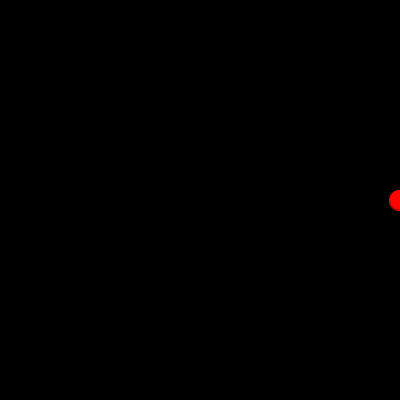
Frame 1 (no input)
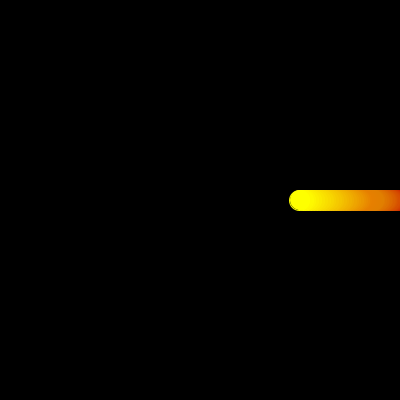
Frame 60 (the mouse pressed at the canvas centre just before this capture)
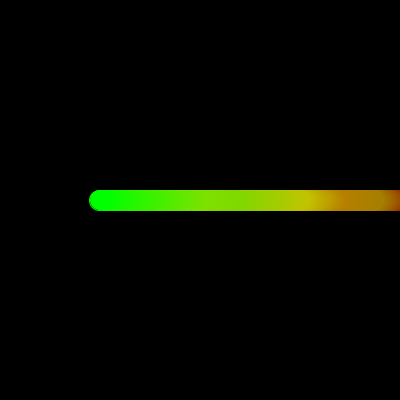
Frame 120 (the mouse held since frame 60 and released just before this capture)

The Processing sketch that drew these frames (run headless with seeded random() and noise(); from frame 60 on, the mouse is pressed at the canvas centre):

// Processing sketch: mover_and_colours
// ── mover_and_colours.pde
class Mover {

  float movement_angle = 0;
  float movement_angle_inc;
  float path_angle = 0;
  float path_angle_inc = 0;
  float cx, cy;
  float x, y, r ;
  boolean master = false;

  Mover(float cx, float cy, float r, float movement_angle) {
    this.cx = cx;
    this.cy = cy;
    this.r = r;
    path_angle_inc = radians(1);
    movement_angle_inc = 0;
    this.movement_angle = movement_angle;
  }

  void draw() {
    pushMatrix();
    translate(cx, cy);
    rotate(movement_angle);
    stroke(map(path_angle, 0, TWO_PI, 0,255), 255,255);
    fill(map(path_angle, 0, TWO_PI, 0,255), 255,255);
    ellipse(x, y, 20, 20);
    popMatrix();
  }

  void update() {
    path_angle += path_angle_inc;
    if (path_angle > TWO_PI) {
      if (master) {
        NUM_MOVERS += 1;
      }
      path_angle -= TWO_PI;
    }
    x = r * cos(path_angle + movement_angle);
    y = 0;// + r * sin(movement_angle);
    
  }
}
ArrayList<Mover> movers = new ArrayList<Mover>();
float NUM_MOVERS = 1;
void setup() {
  size(400, 400);
  colorMode(HSB);
 
  Mover m = new Mover(width/2, height/2, width/2, 0);
  m.master = true;
  movers.add(m);
  
  background(0);
}


void draw() {
  //background(0);
  fill(0,1);
  noStroke();
  rect(0,0,width,height);
  for (Mover mover : movers) {
    mover.update();
    mover.draw();
  }
  
  while (movers.size() < NUM_MOVERS) {
    movers.add(new Mover(width/2, height/2, width/2, TWO_PI / NUM_MOVERS));
  }
}
